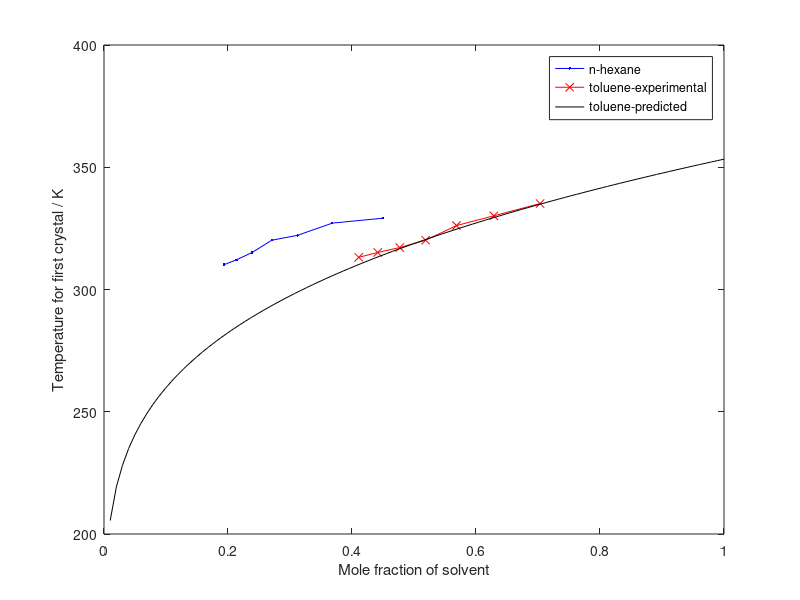

Here is the MATLAB script that generated this plot:
% constants

toluene_mr = 92.14;
nhexane_mr = 86.17;
napthalene_mr = 128.17;
toluene_density = 867/1000;  
nhexane_density = 659/1000;

% data

vol_added = [5, 7, 9, 11, 13, 15, 17];
toluene_temps = [62, 57, 53, 47, 44, 42, 40]+ 273.15;
nhexane_temps = [56, 54, 49, 47, 42, 39, 37] + 273.15;

% runscript

napth_mol_tol = 14.3 / napthalene_mr;
napth_mol_nhex = 4 / napthalene_mr;

for i = 1:length(vol_added)
    toluene_mol(i) = ((vol_added(i) * toluene_density) / toluene_mr);

    nhexane_mol(i) = (vol_added(i) * nhexane_density) / nhexane_mr;
end

for i = 1:length(vol_added)
    toluene_frac(i) = 1 - (toluene_mol(i) / (toluene_mol(i) + napth_mol_tol));

    nhexane_frac(i) = 1 - (nhexane_mol(i) / (nhexane_mol(i) + napth_mol_nhex));
end

x = linspace(0.01,1,101);

for i = 1:length(x)
    t_f(i) = (1/((1 / 353.3) - ((8.31*log(x(i))/18800))));
end

plot(nhexane_frac, nhexane_temps, '-b.', toluene_frac, toluene_temps, '-rx', x, t_f, '-k');
xlabel("Mole fraction of solvent");
ylabel("Temperature for first crystal / K");
legend("n-hexane", "toluene-experimental", "toluene-predicted")